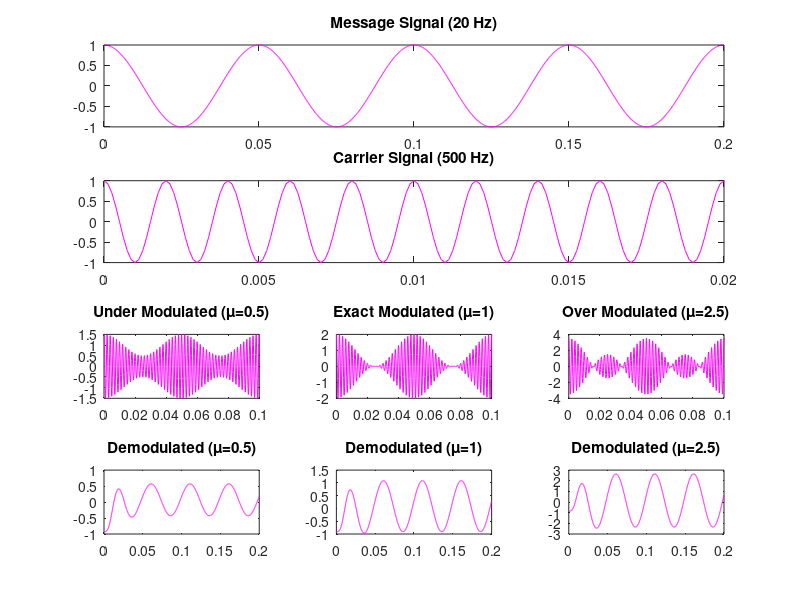

Source code (MATLAB):
clc; clear; close all;
pkg load signal
fs = 8000;
fm = 20;
fc = 500;
Am = 1;
Ac = 1;

t = 0:1/fs:0.2;

% Message and carrier
m = Am*cos(2*pi*fm*t);
c = Ac*cos(2*pi*fc*t);

% ---------------- MODULATION ----------------

% Define modulation indices directly
mu1 = 0.5;   % under
mu2 = 1;     % exact
mu3 = 2.5;   % over

s1 = Ac*(1 + mu1*m).*c;
s2 = Ac*(1 + mu2*m).*c;
s3 = Ac*(1 + mu3*m).*c;

% ---------------- DEMODULATION ----------------

% Local oscillator (same freq, phase aligned)
c_demod = cos(2*pi*fc*t);

% Low-pass filter (cutoff ~ 2*fm)
[b,a] = butter(4, 2*fm/(fs/2));

% Product detector
mr1 = filter(b,a, 2*s1.*c_demod);
mr2 = filter(b,a, 2*s2.*c_demod);
mr3 = filter(b,a, 2*s3.*c_demod);

% Remove DC offset
mr1 = mr1 - mean(mr1);
mr2 = mr2 - mean(mr2);
mr3 = mr3 - mean(mr3);

% ---------------- PLOTTING ----------------


figure;

subplot(4,3,1:3);
plot(t,m,'m'); title('Message Signal (20 Hz)');
xlim([0 0.2]);

subplot(4,3,4:6);
plot(t,c,'m'); title('Carrier Signal (500 Hz)');
xlim([0 0.02]);

subplot(4,3,7);
plot(t,s1,'m'); title('Under Modulated (μ=0.5)');
xlim([0 0.1]);

subplot(4,3,8);
plot(t,s2,'m'); title('Exact Modulated (μ=1)');
xlim([0 0.1]);

subplot(4,3,9);
plot(t,s3,'m'); title('Over Modulated (μ=2.5)');
xlim([0 0.1]);

subplot(4,3,10);
plot(t,mr1,'m'); title('Demodulated (μ=0.5)');
xlim([0 0.2]);

subplot(4,3,11);
plot(t,mr2,'m'); title('Demodulated (μ=1)');
xlim([0 0.2]);

subplot(4,3,12);
plot(t,mr3,'m'); title('Demodulated (μ=2.5)');
xlim([0 0.2]);
